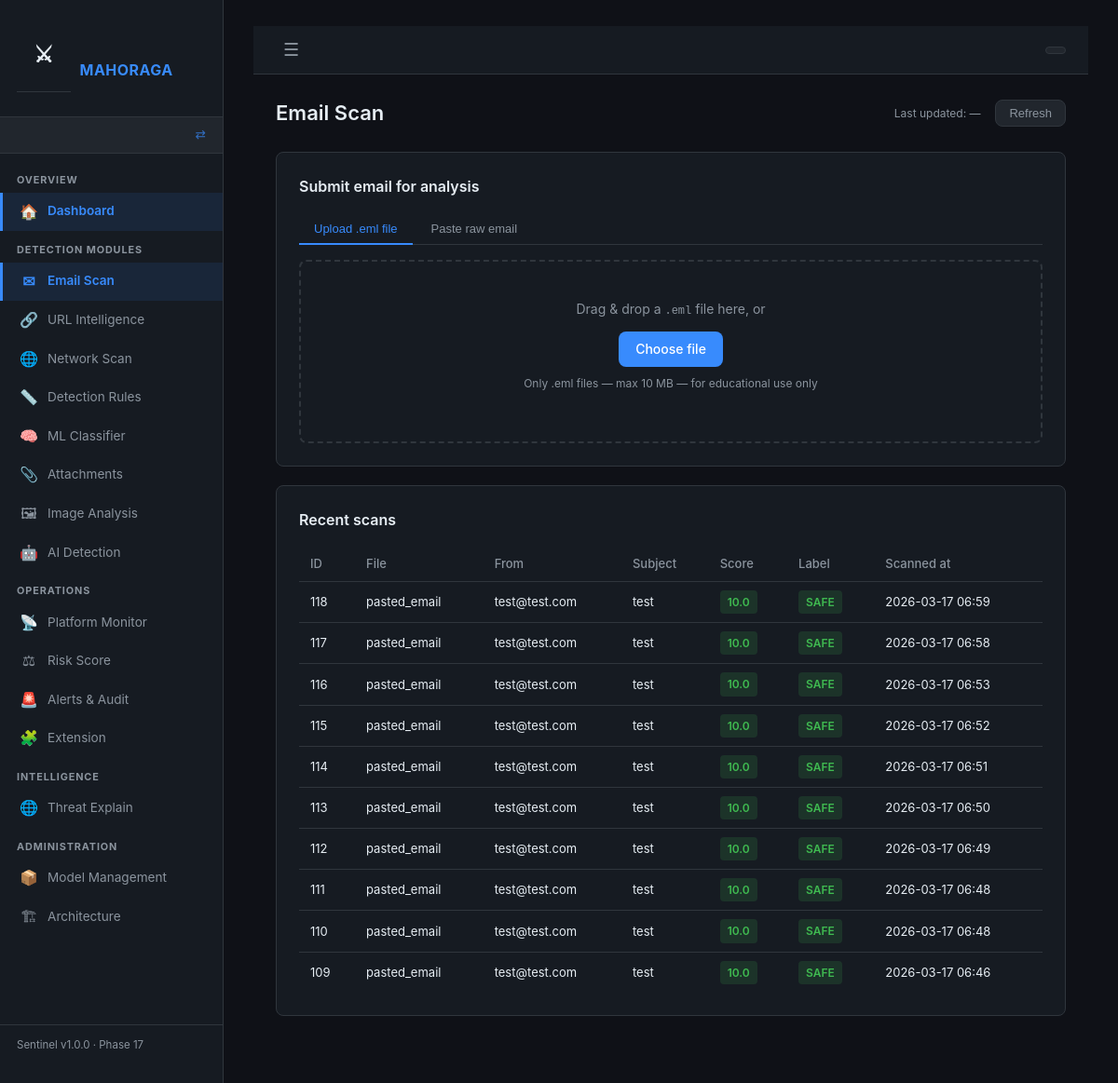
Before: /email/scan with the older database file.
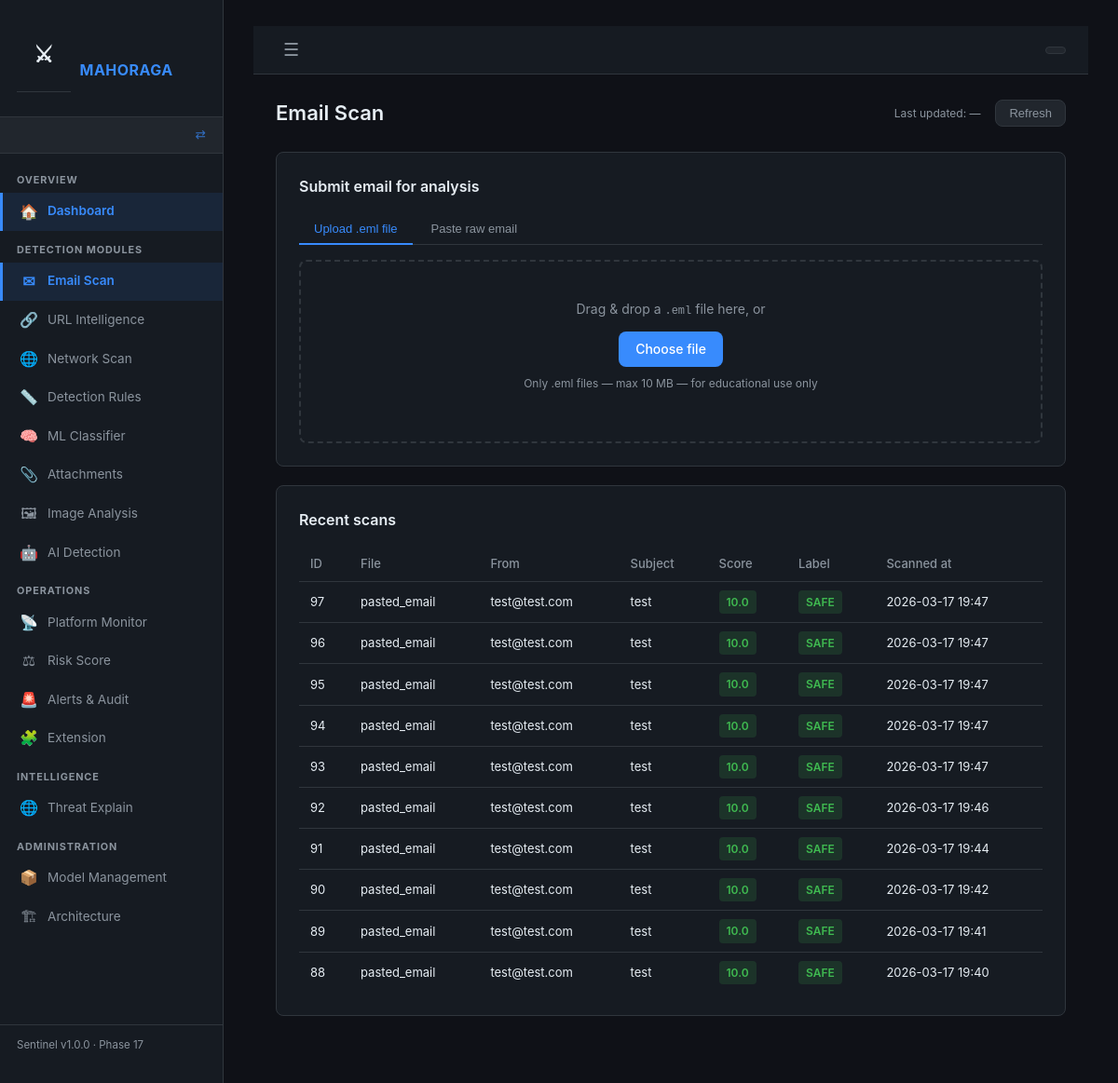
After: the same page with the newer database file.
### backend/app/models.py (models this page shows)
class EmailScan(db.Model):
    __tablename__ = "email_scans"
    id           = db.Column(db.Integer, primary_key=True)
    filename     = db.Column(db.String(255))
    sender       = db.Column(db.String(255))
    recipient    = db.Column(db.String(255))
    subject      = db.Column(db.Text)
    body_text    = db.Column(db.Text)
    body_html    = db.Column(db.Text)
    headers_raw  = db.Column(db.Text)          # JSON string of all headers
    spf_result   = db.Column(db.String(50))    # pass / fail / softfail / none
    dkim_result  = db.Column(db.String(50))
    dmarc_result = db.Column(db.String(50))
    risk_score   = db.Column(db.Float, default=0.0)   # 0.0 – 100.0
    label        = db.Column(db.String(20))    # SAFE / SUSPICIOUS / MALICIOUS
    scanned_at   = db.Column(db.DateTime, default=datetime.utcnow)
    urls         = db.relationship("URLScan",        backref="email", lazy=True)
    attachments  = db.relationship("AttachmentScan", backref="email", lazy=True)
    network_scans= db.relationship("NetworkScan",    backref="email", lazy=True)

### backend/app/routes/email_scan.py (the view)
@email_scan_bp.route("/email/scan", methods=["GET"])
def email_scan_page():
    recent_scans = (
        EmailScan.query
        .order_by(EmailScan.scanned_at.desc())
        .limit(10)
        .all()
    )
    return render_template("email_scan.html", recent_scans=recent_scans)

### backend/app/routes/dashboard.py (called while the page is built, shortened)
def get_current_role() -> str:
    return session.get("role", "")

def get_sidebar_config():
    role = get_current_role()
    cfg  = ROLES.get(role, {})
    all_items = _all_sidebar_items()
    if cfg.get("allowed_prefixes") is None:
        return all_items   # admin sees everything

### frontend/templates/email_scan.html (shortened to what this page needs)
{% extends "base.html" %}
{% block content %}
<div class="page-header">
  <h1>Email Scan</h1>
  <span class="last-updated" id="last-updated">
    Last updated: <span id="update-time">—</span>
  </span>
  <button class="btn-refresh" onclick="refreshHistory()">Refresh</button>
</div>
<div class="card">
  <h2>Submit email for analysis</h2>
  <div class="tab-bar">
    <button class="tab active" id="tab-upload" onclick="switchTab('upload')">
      Upload .eml file
    </button>
    <button class="tab" id="tab-paste" onclick="switchTab('paste')">
      Paste raw email
    </button>
  </div>
  <div id="panel-upload">
    <div class="upload-zone" id="drop-zone">
      <p>Drag &amp; drop a <code>.eml</code> file here, or</p>
      <label class="btn-primary" for="eml-file-input">Choose file</label>
      <p class="hint">Only .eml files — max 10 MB — for educational use only</p>
    </div>
  </div>
</div>
<div class="card">
  <h2>Recent scans</h2>
  <table class="data-table">
    <thead>
      <tr>
        <th>ID</th><th>File</th><th>From</th>
        <th>Subject</th><th>Score</th><th>Label</th><th>Scanned at</th>
      </tr>
    </thead>
    <tbody id="history-table-body">
      {% for scan in recent_scans %}
      <tr>
        <td>{{ scan.id }}</td>
        <td>{{ scan.filename }}</td>
        <td class="truncate">{{ scan.sender }}</td>
        <td class="truncate">{{ scan.subject }}</td>
        <td>
          <span class="score-pill score-{{ scan.label | lower }}">
            {{ scan.risk_score | round(1) }}
          </span>
        </td>
        <td>
          <span class="label-badge label-{{ scan.label | lower }}">{{ scan.label }}</span>
        </td>
        <td>{{ scan.scanned_at.strftime('%Y-%m-%d %H:%M') if scan.scanned_at else '—' }}</td>
      </tr>
      {% else %}
      <tr><td colspan="7" class="empty-state">No scans yet — upload an email above</td></tr>
      {% endfor %}
    </tbody>
  </table>
</div>
{% endblock %}

Changed rows visible on the page:
removed EmailScan: id "118", filename "pasted_email", sender "test@test.com", subject "test", risk_score "10.0", label "SAFE", scanned_at "2026-03-17 06:59"
removed EmailScan: id "117", filename "pasted_email", sender "test@test.com", subject "test", risk_score "10.0", label "SAFE", scanned_at "2026-03-17 06:58"
removed EmailScan: id "116", filename "pasted_email", sender "test@test.com", subject "test", risk_score "10.0", label "SAFE", scanned_at "2026-03-17 06:53"
removed EmailScan: id "115", filename "pasted_email", sender "test@test.com", subject "test", risk_score "10.0", label "SAFE", scanned_at "2026-03-17 06:52"
removed EmailScan: id "114", filename "pasted_email", sender "test@test.com", subject "test", risk_score "10.0", label "SAFE", scanned_at "2026-03-17 06:51"
removed EmailScan: id "113", filename "pasted_email", sender "test@test.com", subject "test", risk_score "10.0", label "SAFE", scanned_at "2026-03-17 06:50"
removed EmailScan: id "112", filename "pasted_email", sender "test@test.com", subject "test", risk_score "10.0", label "SAFE", scanned_at "2026-03-17 06:49"
removed EmailScan: id "111", filename "pasted_email", sender "test@test.com", subject "test", risk_score "10.0", label "SAFE", scanned_at "2026-03-17 06:48"
removed EmailScan: id "110", filename "pasted_email", sender "test@test.com", subject "test", risk_score "10.0", label "SAFE", scanned_at "2026-03-17 06:48"
removed EmailScan: id "109", filename "pasted_email", sender "test@test.com", subject "test", risk_score "10.0", label "SAFE", scanned_at "2026-03-17 06:46"
now on this page (row edited): EmailScan: id "97", filename "pasted_email", sender "test@test.com", subject "test", risk_score "10.0", label "SAFE", scanned_at "2026-03-17 19:47"
now on this page (row edited): EmailScan: id "96", filename "pasted_email", sender "test@test.com", subject "test", risk_score "10.0", label "SAFE", scanned_at "2026-03-17 19:47"
now on this page (row edited): EmailScan: id "95", filename "pasted_email", sender "test@test.com", subject "test", risk_score "10.0", label "SAFE", scanned_at "2026-03-17 19:47"
now on this page (row edited): EmailScan: id "94", filename "pasted_email", sender "test@test.com", subject "test", risk_score "10.0", label "SAFE", scanned_at "2026-03-17 19:47"
now on this page (row edited): EmailScan: id "93", filename "pasted_email", sender "test@test.com", subject "test", risk_score "10.0", label "SAFE", scanned_at "2026-03-17 19:47"
now on this page (row edited): EmailScan: id "92", filename "pasted_email", sender "test@test.com", subject "test", risk_score "10.0", label "SAFE", scanned_at "2026-03-17 19:46"
now on this page (row edited): EmailScan: id "91", filename "pasted_email", sender "test@test.com", subject "test", risk_score "10.0", label "SAFE", scanned_at "2026-03-17 19:44"
now on this page (row edited): EmailScan: id "90", filename "pasted_email", sender "test@test.com", subject "test", risk_score "10.0", label "SAFE", scanned_at "2026-03-17 19:42"
now on this page (row edited): EmailScan: id "89", filename "pasted_email", sender "test@test.com", subject "test", risk_score "10.0", label "SAFE", scanned_at "2026-03-17 19:41"
now on this page (row edited): EmailScan: id "88", filename "pasted_email", sender "test@test.com", subject "test", risk_score "10.0", label "SAFE", scanned_at "2026-03-17 19:40"
